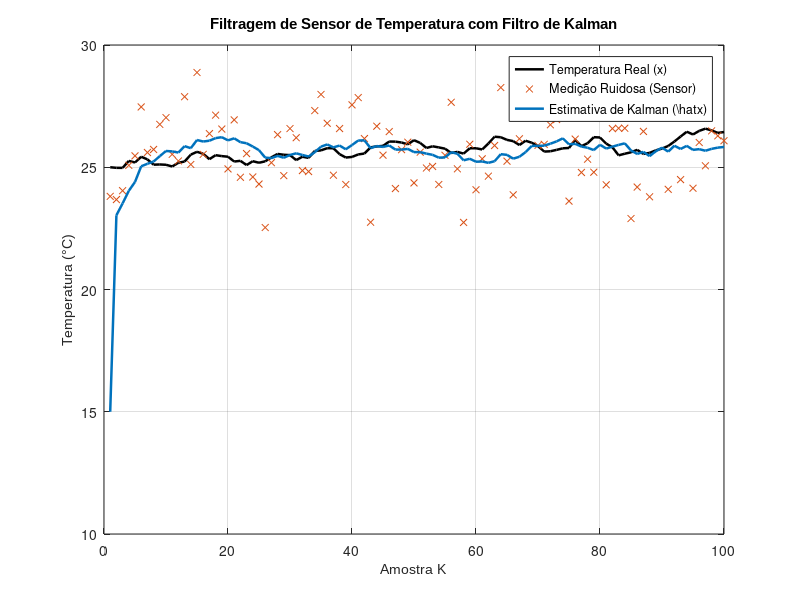

The MATLAB script that drew this image: (Note: this script raises an error after producing the figure.)
clc; clear all; close all;

% 1. Parâmetros da Simulação (Exemplo: Sensor de Temperatura)
N = 100;                  % Instantes de tempo (amostras)
Q = 0.02;                 % Variância do ruído de processo (variação real da temperatura)
R = 2.0;                  % Variância do ruído de medição (precisão do sensor de temperatura)

% 2. Geração dos Sinais Reais (Modelo de Espaço de Estados)
% Estado real x_k: temperatura real
% Medição y_k: leitura do sensor ruidoso
rng(5);                   % Semente para reprodutibilidade
w = sqrt(Q) * randn(N, 1); % Ruído de processo
v = sqrt(R) * randn(N, 1); % Ruído de medição

x = zeros(N, 1);
y = zeros(N, 1);

% Temperatura real inicial: 25 °C
x(1) = 25.0;
y(1) = x(1) + v(1);

for k = 2:N
    x(k) = x(k-1) + w(k);  % Deriva térmica lenta
    y(k) = x(k) + v(k);    % Medição corrompida por ruído
end

% 3. Implementação do Filtro de Kalman Discreto (Escalar)
x_est = zeros(N, 1);      % Estimativa da temperatura \hat{x}_{k|k}
P_est = zeros(N, 1);      % Covariância do erro P_{k|k}
K_gain = zeros(N, 1);     % Ganho de Kalman K_k

% Condições iniciais do filtro (Inicia com estimativa errada de 15 °C)
x_est(1) = 15.0;          
P_est(1) = 25.0;          % Alta covariância inicial (incerteza alta)

for k = 2:N
    % --- ETAPA 1: PREDIÇÃO ---
    x_pred = x_est(k-1);         % \hat{x}_{k|k-1} = \hat{x}_{k-1|k-1}
    P_pred = P_est(k-1) + Q;     % P_{k|k-1} = P_{k-1|k-1} + Q
    
    % --- ETAPA 2: CORREÇÃO ---
    % Ganho de Kalman K_k
    K_gain(k) = P_pred / (P_pred + R);
    
    % Atualização da estimativa de estado com a leitura do sensor y(k)
    x_est(k) = x_pred + K_gain(k) * (y(k) - x_pred);
    
    % Atualização da covariância do erro
    P_est(k) = (1 - K_gain(k)) * P_pred;
end

% 4. Plotagem dos Resultados
fig = figure('Position', [100, 100, 850, 380]);

% Rastreamento da Temperatura (Medição vs Filtro)
plot(1:N, x, 'k', 'LineWidth', 1.8); hold on;
plot(1:N, y, 'x', 'Color', [0.8500, 0.3250, 0.0980], 'MarkerSize', 5);
plot(1:N, x_est, 'Color', [0, 0.4470, 0.7410], 'LineWidth', 1.8);
title('Filtragem de Sensor de Temperatura com Filtro de Kalman', 'FontSize', 11, 'FontWeight', 'bold', 'FontName', 'Arial');
xlabel('Amostra K', 'FontSize', 10, 'FontName', 'Arial');
ylabel('Temperatura (°C)', 'FontSize', 10, 'FontName', 'Arial');
legend('Temperatura Real (x)', 'Medição Ruidosa (Sensor)', 'Estimativa de Kalman (\hat{x})', 'Location', 'best');
grid on; ax = gca; ax.GridLineStyle = '--'; ax.GridAlpha = 0.5; ax.FontSize = 10;
box on;

exportgraphics(fig, '../../images/aula10_filtro_kalman.png', 'Resolution', 200);
close(fig);
disp('Gráfico do Filtro de Kalman para Sensor de Temperatura gerado com sucesso!');
